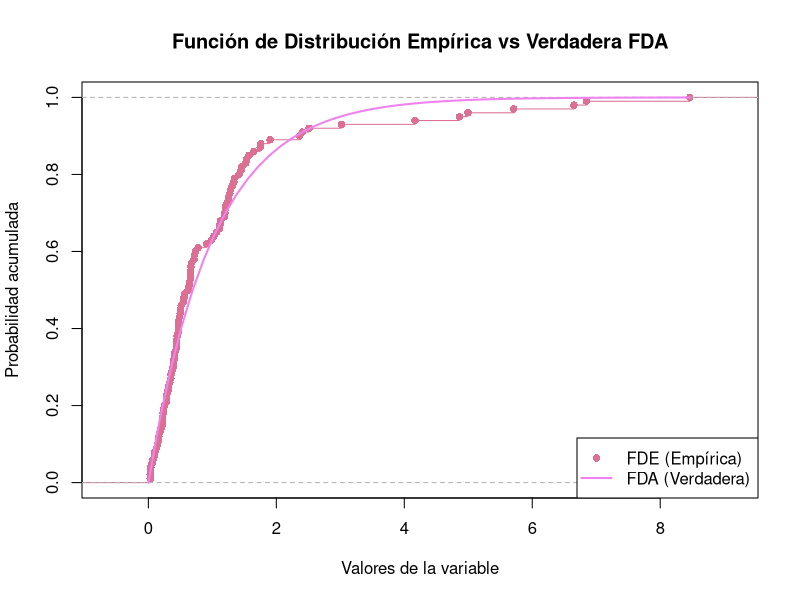
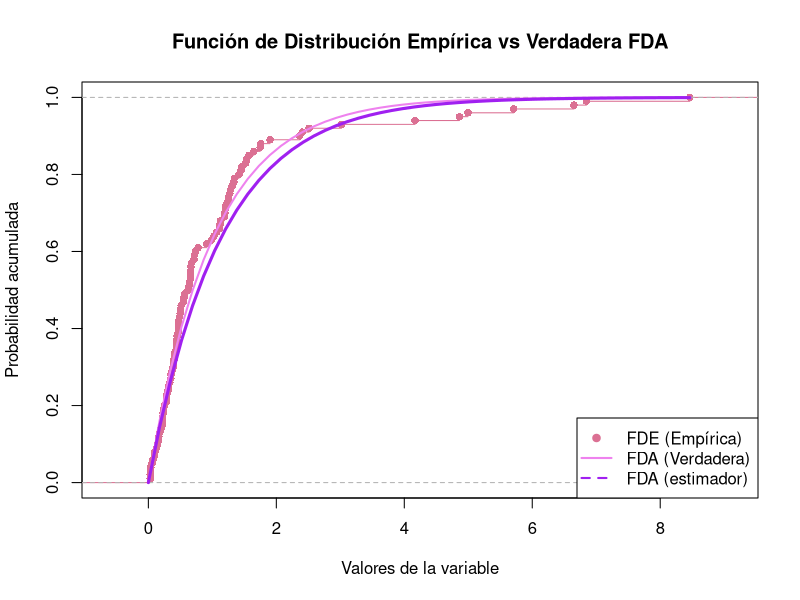

The R script that drew these images, in order: (Note: this script raises an error after producing the figures.)
#Generar n = 100 datos como si provinieran de una muestra aleatoria X1, ...Xn donde
#Xi es una variable aleatoria con distribucion ε(λ) con λ = 1 y graficar su funcion de
#distribucion empırica junto con la verdadera funcion de distribucion acumulada. En
#adelante, para simplificar diremos “Generar una muestra de tamaño n de una dis-
#tribucion ε(λ)”. Nos referiremos a los valores como observaciones o datos.

set.seed(42)
datos <- rexp(100, rate = 1)

Omom <- 1/mean(datos)

Omv <- 1/mean(datos)

f_verdadera <- function(x){
  1-exp(-1 * x)
}

f_empirica <- ecdf(datos)

x<- seq(from = 0, to = max(datos), length.out = 50)


plot(f_empirica,
     main = "Función de Distribución Empírica vs Verdadera FDA",
     xlab = "Valores de la variable",
     ylab = "Probabilidad acumulada",
     col = "palevioletred",
     pch = 16)


lines(x,
      f_verdadera(x),
      col = "violet",
      lwd = 2)


legend("bottomright",
       legend = c("FDE (Empírica)", "FDA (Verdadera)"),
       col = c("palevioletred", "violet"),
       lty = c(NA, 1),
       pch = c(16, NA),
       lwd = c(NA, 2))

f_estimador <- function(x){
  1 - exp(-Omom * x)
}

plot(f_empirica,
     main = "Función de Distribución Empírica vs Verdadera FDA",
     xlab = "Valores de la variable",
     ylab = "Probabilidad acumulada",
     col = "palevioletred",
     pch = 16)


lines(x,
      f_verdadera(x),
      col = "violet",
      lwd = 2)
lines(x,
      f_estimador(x),
      col = "purple",
      lwd = 3)


legend("bottomright",
       legend = c("FDE (Empírica)", "FDA (Verdadera)", "FDA (estimador)"),
       col = c("palevioletred", "violet", "purple"),
       lty = c(NA, 1,2),
       pch = c(19, NA, NA),
       lwd = c(NA, 2,2))

##EJERCICIO 15
datos <- runif(6, rate = 3)

Emv <- function(x){
  return(max(x))
}

Emom <- function(x){
  return(mean(x)*2)
}

Emodificado <- function(x){
  n= length(x)
  return(max(x)*((n+1)/n))
} 

verosimilitud = c()
momentos = c()
modificado= c()

estimadores <- function(n, O=3){
  for ( i in 1:1000){
    datos <- runif(n, rate = 3)
    verosimilitud <- c(verosimilitud, Emv(datos))
    momentos <- c(momentos, Emom(datos))
    modificado <- c(modificado, Emodificado(datos))
  }
  
}



